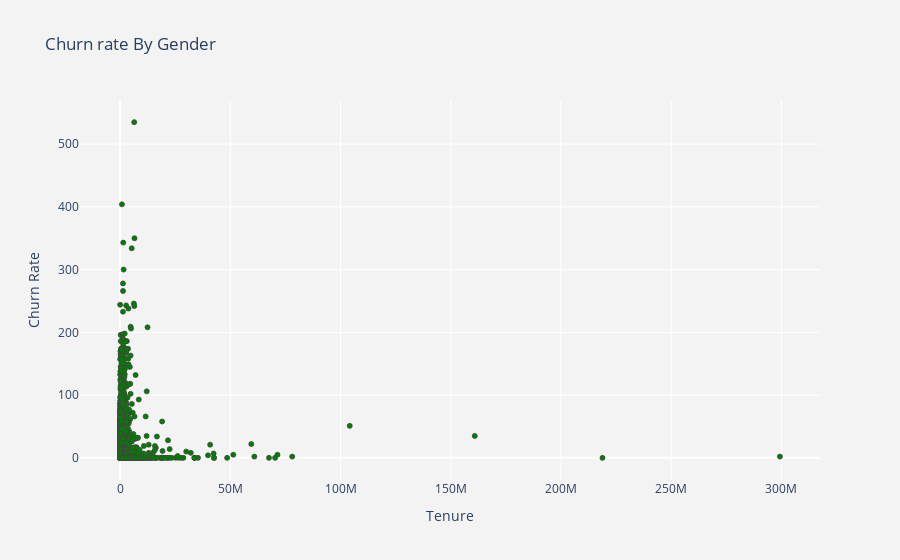

Source (notebook cell):
### Code cell
plot_by_tenure = dataset.groupby('viewerid').sum().reset_index()
plot_data =[ 
    go.Scatter(
    x = plot_by_tenure['bufferingtime'],
    y = plot_by_tenure['churn'],
    mode = 'markers',
    name = 'Low',
    marker= dict(size = 5,
                 line = dict(width=0.8),
    color = 'green')
    )
]

plot_layout = go.Layout(
    xaxis = {'title': 'Tenure'},
    yaxis = {'title': 'Churn Rate'},
    title = 'Churn rate By Gender',
    plot_bgcolor = "rgb(243,243,243)",
    paper_bgcolor = "rgb(243,243,243)",
    )

fig = go.Figure(data=plot_data, layout = plot_layout)
po.iplot(fig)

### Figure 1 — Plotly figure (JSON) as saved in the notebook; plotly's stock layout.template omitted (floating-point values rounded to 4 significant figures; data arrays with more than 128 entries replaced by an {"elided": "..."} marker saying what was removed)
{"data": [{"marker": {"color": "green", "line": {"width": 0.8}, "size": 5}, "mode": "markers", "name": "Low", "type": "scatter", "x": {"elided": "99317 int values"}, "y": {"elided": "99317 int values"}}], "layout": {"paper_bgcolor": "rgb(243,243,243)", "plot_bgcolor": "rgb(243,243,243)", "title": {"text": "Churn rate By Gender"}, "xaxis": {"title": {"text": "Tenure"}}, "yaxis": {"title": {"text": "Churn Rate"}}}}
